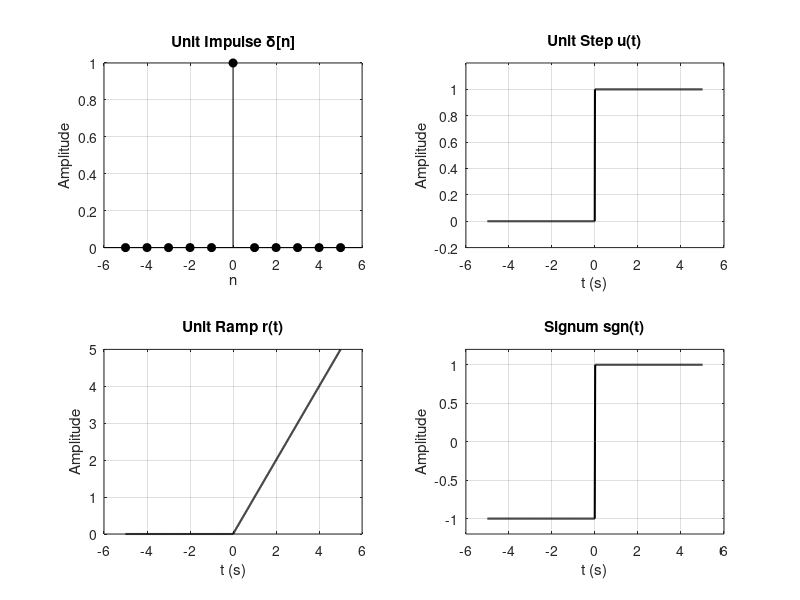
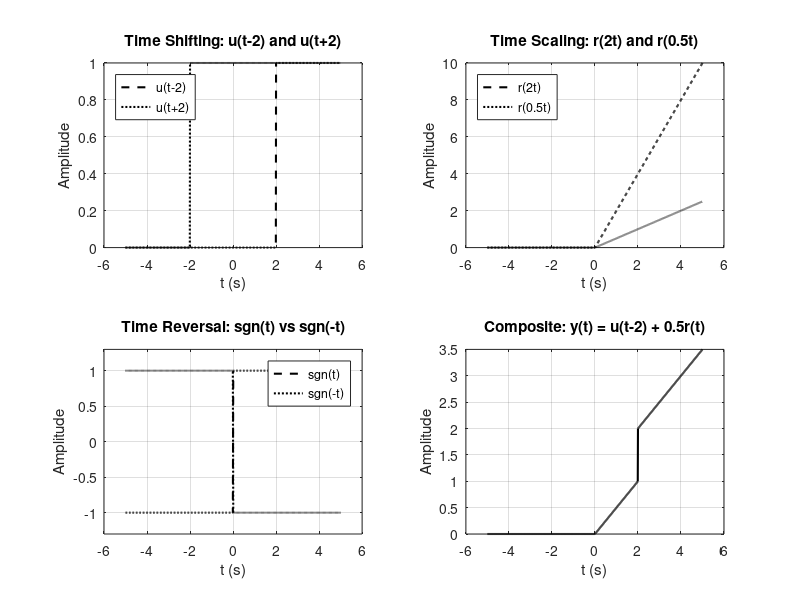

These figures' MATLAB source, in order:
clc;
clear;
close all;

% Time vector
t = -5:0.01:5;

% Basic signals
u = t >= 0;
r = t .* (t >= 0);
sgn = sign(t);

% Discrete impulse
n = -5:5;
delta = (n == 0);

% Basic signals plot
figure('Color', 'w');

subplot(2, 2, 1);
stem(n, delta, 'k', 'filled');
grid on;
title('Unit Impulse \delta[n]');
xlabel('n');
ylabel('Amplitude');

subplot(2, 2, 2);
plot(t, u, 'k', 'LineWidth', 1.5);
grid on;
ylim([-0.2 1.2]);
title('Unit Step u(t)');
xlabel('t (s)');
ylabel('Amplitude');

subplot(2, 2, 3);
plot(t, r, 'k', 'LineWidth', 1.5);
grid on;
title('Unit Ramp r(t)');
xlabel('t (s)');
ylabel('Amplitude');

subplot(2, 2, 4);
plot(t, sgn, 'k', 'LineWidth', 1.5);
grid on;
ylim([-1.2 1.2]);
title('Signum sgn(t)');
xlabel('t (s)');
ylabel('Amplitude');

% Transformations
u_delayed = (t - 2) >= 0;
u_advanced = (t + 2) >= 0;
r_scaled1 = 2*t .* (2*t >= 0);
r_scaled2 = 0.5*t .* (0.5*t >= 0);
sgn_rev = sign(-t);
y_comp = u_delayed + 0.5 * r;

% Signal transformations plot
figure('Color', 'w');

subplot(2, 2, 1);
plot(t, u_delayed, 'k--', 'LineWidth', 1.5); hold on;
plot(t, u_advanced, 'k:', 'LineWidth', 1.5);
grid on;
title('Time Shifting: u(t-2) and u(t+2)');
xlabel('t (s)');
ylabel('Amplitude');
legend('u(t-2)', 'u(t+2)', 'Location', 'northwest');

subplot(2, 2, 2);
plot(t, r_scaled1, 'k--', 'LineWidth', 1.5); hold on;
plot(t, r_scaled2, 'k:', 'LineWidth', 1.5);
grid on;
title('Time Scaling: r(2t) and r(0.5t)');
xlabel('t (s)');
ylabel('Amplitude');
legend('r(2t)', 'r(0.5t)', 'Location', 'northwest');

subplot(2, 2, 3);
plot(t, sgn, 'k--', 'LineWidth', 1.5); hold on;
plot(t, sgn_rev, 'k:', 'LineWidth', 1.5);
grid on;
ylim([-1.3 1.3]);
title('Time Reversal: sgn(t) vs sgn(-t)');
xlabel('t (s)');
ylabel('Amplitude');
legend('sgn(t)', 'sgn(-t)', 'Location', 'northeast');

subplot(2, 2, 4);
plot(t, y_comp, 'k', 'LineWidth', 1.5);
grid on;
title('Composite: y(t) = u(t-2) + 0.5r(t)');
xlabel('t (s)');
ylabel('Amplitude');
